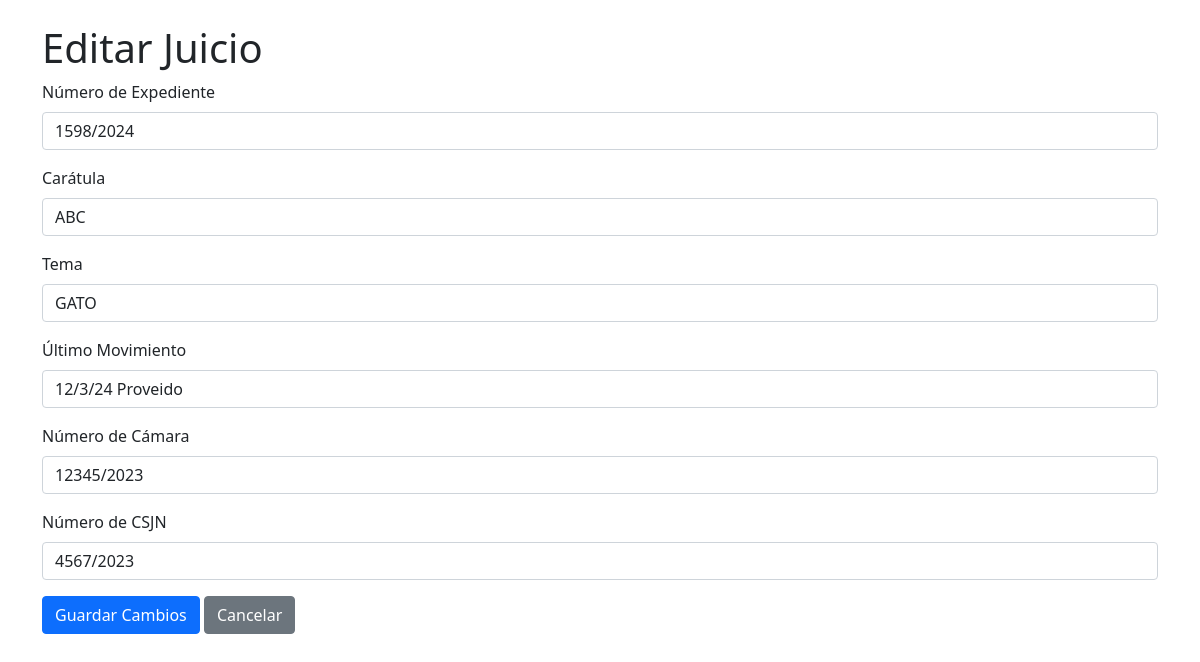
The page /edit/3 on the database its author committed.
### tables this page shows
CREATE TABLE juicios (
            id INTEGER PRIMARY KEY AUTOINCREMENT,
            numero_expediente TEXT NOT NULL,
            caratula TEXT NOT NULL,
            tema TEXT NOT NULL,
            ultimo_movimiento TEXT
        , nro_camara TEXT, nro_csjn TEXT);

### app.py (the view, shortened to what this page needs)
@app.route('/edit/<int:juicio_id>', methods=['GET', 'POST'])
def edit_juicio(juicio_id):
    conn = sqlite3.connect(DB_NAME)
    cursor = conn.cursor()
    cursor.execute("SELECT * FROM juicios WHERE id = ?", (juicio_id,))
    juicio = cursor.fetchone()
    conn.close()
    return render_template("edit.html", juicio=juicio)

### templates/edit.html (shortened to what this page needs)
<!DOCTYPE html>
<html lang="en">
<head>
    <link rel="stylesheet" href="https://cdn.jsdelivr.net/npm/bootstrap@5.1.3/dist/css/bootstrap.min.css">
</head>
<body>
<div class="container mt-4">
    <h1>Editar Juicio</h1>
    <form method="post" action="">
        <div class="mb-3">
            <label for="numero_expediente" class="form-label">Número de Expediente</label>
            <input type="text" class="form-control" id="numero_expediente" name="numero_expediente" value="{{ juicio[1] }}" required>
        </div>
        <div class="mb-3">
            <label for="caratula" class="form-label">Carátula</label>
            <input type="text" class="form-control" id="caratula" name="caratula" value="{{ juicio[2] }}" required>
        </div>
        <div class="mb-3">
            <label for="tema" class="form-label">Tema</label>
            <input type="text" class="form-control" id="tema" name="tema" value="{{ juicio[3] }}" required>
        </div>
        <div class="mb-3">
            <label for="ultimo_movimiento" class="form-label">Último Movimiento</label>
            <input type="text" class="form-control" id="ultimo_movimiento" name="ultimo_movimiento" value="{{ juicio[4] }}" required>
        </div>
        <div class="mb-3">
            <label for="nro_camara" class="form-label">Número de Cámara</label>
            <input type="text" class="form-control" id="nro_camara" name="nro_camara" value="{{ juicio[5] }}">
        </div>
        <div class="mb-3">
            <label for="nro_csjn" class="form-label">Número de CSJN</label>
            <input type="text" class="form-control" id="nro_csjn" name="nro_csjn" value="{{ juicio[6] }}">
        </div>
        <button type="submit" class="btn btn-primary">Guardar Cambios</button>
        <a href="/" class="btn btn-secondary">Cancelar</a>
    </form>
</div>
</body>
</html>

### rows shown on the page
juicios: numero_expediente "1598/2024", caratula "ABC", tema "GATO", ultimo_movimiento "12/3/24 Proveido", nro_camara "12345/2023", nro_csjn "4567/2023"
